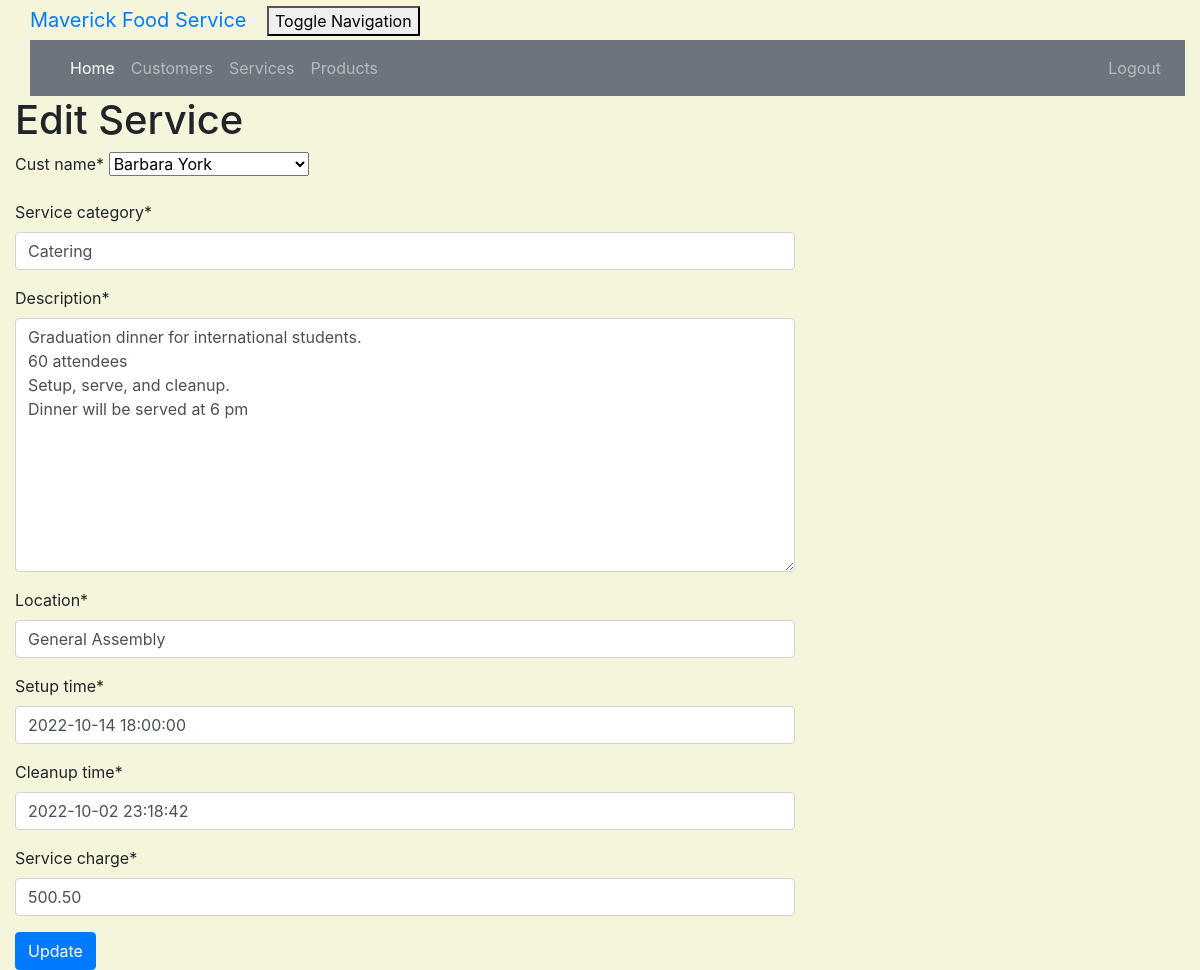
Page /service/1/edit/ (signed in) on the committed database.
### crm/models.py (models this page shows, shortened)
class Customer(models.Model):
        cust_name = models.CharField(max_length=50)
        email = models.EmailField(max_length=100)
        phone = models.CharField(max_length=20)
        bldgroom = models.CharField(max_length=100)
        address = models.CharField(max_length=200)
        city = models.CharField(max_length=50)
        state = models.CharField(max_length=50)
        zipcode = models.CharField(max_length=10)
        organization = models.CharField(max_length=100)
        role = models.CharField(max_length=100)
        def __str__(self):
            return self.cust_name

class Service(models.Model):
        cust_name = models.ForeignKey(Customer, on_delete=models.CASCADE, related_name='services')
        service_category = models.CharField(max_length=100)
        description = models.TextField()
        location = models.CharField(max_length=200)
        setup_time = models.DateTimeField(default=timezone.now)
        cleanup_time = models.DateTimeField(default=timezone.now)
        service_charge = models.DecimalField(max_digits=10, decimal_places=2)
        created_date = models.DateTimeField(default=timezone.now)
        updated_date = models.DateTimeField(auto_now_add=True)

### crm/views.py (the view)
# urls.py: path('service/<int:pk>/edit/', views.service_edit, name='service_edit'),
@login_required
def service_edit(request, pk):
    service = get_object_or_404(Service, pk=pk)
    if request.method == "POST":
        form = ServiceForm(request.POST, instance=service)
        if form.is_valid():
            service = form.save()
            service.updated_date = timezone.now()
            service.save()
            services = Service.objects.filter(created_date__lte=timezone.now())
            return render(request, 'crm/service_list.html', {'services': services})
    else:
        form = ServiceForm(instance=service)
    return render(request, 'crm/service_edit.html', {'form': form})

### crm/forms.py
class ServiceForm(forms.ModelForm):
    class Meta:
        model = Service
        fields = ('cust_name', 'service_category', 'description', 'location', 'setup_time'
                  , 'cleanup_time', 'service_charge')

### crm/templates/crm/service_edit.html (shortened to what this page needs)
<!DOCTYPE html>
<html lang="en">
{% extends 'crm/base.html' %}
{% load crispy_forms_tags %}
{% block content %}
    <h1>Edit Service</h1>
    <form method="POST" class="service-form">{% csrf_token %}
        {{ form|crispy }}
        <button type="submit" class="btn btn-primary">Update</button>
    </form>
{% endblock %}

### crm/static/css/portfolio.css (style rules this page uses)
body { padding-left: 15px; }

### crm/templates/crm/service_edit.html (style rules this page uses)
body { background-color: beige; }

### rows in the picture
Customer: cust_name "Barbara York"
Service: service_category "Catering", description "Graduation dinner for international students. 60 attendees Setup, serve, and cleanup. Dinner will be served at 6 pm", location "General Assembly", setup_time "2022-10-14 18:00:00", cleanup_time "2022-10-02 23:18:42", service_charge "500.50"
